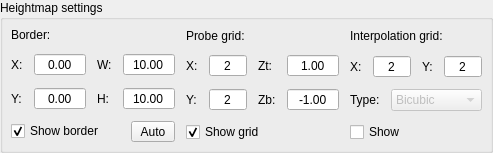
        <widget class="QGroupBox" name="grpHeightMapSettings">
         <property name="title">
          <string>Heightmap settings</string>
         </property>
         <layout class="QHBoxLayout" name="horizontalLayout_20" stretch="1,1,1">
          <property name="spacing">
           <number>11</number>
          </property>
          <property name="leftMargin">
           <number>8</number>
          </property>
          <property name="topMargin">
           <number>8</number>
          </property>
          <property name="rightMargin">
           <number>8</number>
          </property>
          <property name="bottomMargin">
           <number>8</number>
          </property>
          <item>
           <layout class="QVBoxLayout" name="verticalLayout_18">
            <item>
             <widget class="QLabel" name="label_5">
              <property name="text">
               <string>Border:</string>
              </property>
             </widget>
            </item>
            <item>
             <layout class="QGridLayout" name="gridLayout">
              <item row="0" column="0">
               <widget class="QLabel" name="label_6">
                <property name="text">
                 <string>X:</string>
                </property>
               </widget>
              </item>
              <item row="0" column="1">
               <widget class="QDoubleSpinBox" name="txtHeightMapBorderX">
                <property name="sizePolicy">
                 <sizepolicy hsizetype="Expanding" vsizetype="Fixed">
                  <horstretch>0</horstretch>
                  <verstretch>0</verstretch>
                 </sizepolicy>
                </property>
                <property name="locale">
                 <locale language="C" country="AnyCountry"/>
                </property>
                <property name="alignment">
                 <set>Qt::AlignCenter</set>
                </property>
                <property name="buttonSymbols">
                 <enum>QAbstractSpinBox::NoButtons</enum>
                </property>
                <property name="minimum">
                 <double>-999.000000000000000</double>
                </property>
                <property name="maximum">
                 <double>999.000000000000000</double>
                </property>
               </widget>
              </item>
              <item row="1" column="3">
               <widget class="QDoubleSpinBox" name="txtHeightMapBorderHeight">
                <property name="sizePolicy">
                 <sizepolicy hsizetype="Expanding" vsizetype="Fixed">
                  <horstretch>0</horstretch>
                  <verstretch>0</verstretch>
                 </sizepolicy>
                </property>
                <property name="locale">
                 <locale language="C" country="AnyCountry"/>
                </property>
                <property name="alignment">
                 <set>Qt::AlignCenter</set>
                </property>
                <property name="buttonSymbols">
                 <enum>QAbstractSpinBox::NoButtons</enum>
                </property>
                <property name="minimum">
                 <double>-999.000000000000000</double>
                </property>
                <property name="maximum">
                 <double>999.000000000000000</double>
                </property>
                <property name="value">
                 <double>10.000000000000000</double>
                </property>
               </widget>
              </item>
              <item row="1" column="2">
               <widget class="QLabel" name="label_9">
                <property name="text">
                 <string>H:</string>
                </property>
               </widget>
              </item>
              <item row="1" column="1">
               <widget class="QDoubleSpinBox" name="txtHeightMapBorderY">
                <property name="sizePolicy">
                 <sizepolicy hsizetype="Expanding" vsizetype="Fixed">
                  <horstretch>0</horstretch>
                  <verstretch>0</verstretch>
                 </sizepolicy>
                </property>
                <property name="locale">
                 <locale language="C" country="AnyCountry"/>
                </property>
                <property name="alignment">
                 <set>Qt::AlignCenter</set>
                </property>
                <property name="buttonSymbols">
                 <enum>QAbstractSpinBox::NoButtons</enum>
                </property>
                <property name="minimum">
                 <double>-999.000000000000000</double>
                </property>
                <property name="maximum">
                 <double>999.000000000000000</double>
                </property>
               </widget>
              </item>
              <item row="1" column="0">
               <widget class="QLabel" name="label_7">
                <property name="text">
                 <string>Y:</string>
                </property>
               </widget>
              </item>
              <item row="0" column="2">
               <widget class="QLabel" name="label_8">
                <property name="text">
                 <string>W:</string>
                </property>
               </widget>
              </item>
              <item row="0" column="3">
               <widget class="QDoubleSpinBox" name="txtHeightMapBorderWidth">
                <property name="sizePolicy">
                 <sizepolicy hsizetype="Expanding" vsizetype="Fixed">
                  <horstretch>0</horstretch>
                  <verstretch>0</verstretch>
                 </sizepolicy>
                </property>
                <property name="locale">
                 <locale language="C" country="AnyCountry"/>
                </property>
                <property name="alignment">
                 <set>Qt::AlignCenter</set>
                </property>
                <property name="buttonSymbols">
                 <enum>QAbstractSpinBox::NoButtons</enum>
                </property>
                <property name="minimum">
                 <double>-999.000000000000000</double>
                </property>
                <property name="maximum">
                 <double>999.000000000000000</double>
                </property>
                <property name="value">
                 <double>10.000000000000000</double>
                </property>
               </widget>
              </item>
             </layout>
            </item>
            <item>
             <layout class="QHBoxLayout" name="horizontalLayout_18">
              <item>
               <widget class="QCheckBox" name="chkHeightMapBorderShow">
                <property name="text">
                 <string>Show border</string>
                </property>
                <property name="checked">
                 <bool>true</bool>
                </property>
               </widget>
              </item>
              <item>
               <widget class="StyledToolButton" name="cmdHeightMapBorderAuto">
                <property name="minimumSize">
                 <size>
                  <width>44</width>
                  <height>18</height>
                 </size>
                </property>
                <property name="text">
                 <string>Auto</string>
                </property>
               </widget>
              </item>
             </layout>
            </item>
           </layout>
          </item>
          <item>
           <layout class="QVBoxLayout" name="verticalLayout_19">
            <item>
             <widget class="QLabel" name="label_10">
              <property name="text">
               <string>Probe grid:</string>
              </property>
             </widget>
            </item>
            <item>
             <layout class="QGridLayout" name="gridLayout_4">
              <item row="0" column="0">
               <widget class="QLabel" name="label_12">
                <property name="text">
                 <string>X:</string>
                </property>
               </widget>
              </item>
              <item row="0" column="1">
               <widget class="QDoubleSpinBox" name="txtHeightMapGridX">
                <property name="sizePolicy">
                 <sizepolicy hsizetype="Expanding" vsizetype="Fixed">
                  <horstretch>0</horstretch>
                  <verstretch>0</verstretch>
                 </sizepolicy>
                </property>
                <property name="locale">
                 <locale language="C" country="AnyCountry"/>
                </property>
                <property name="alignment">
                 <set>Qt::AlignCenter</set>
                </property>
                <property name="buttonSymbols">
                 <enum>QAbstractSpinBox::NoButtons</enum>
                </property>
                <property name="decimals">
                 <number>0</number>
                </property>
                <property name="minimum">
                 <double>2.000000000000000</double>
                </property>
                <property name="maximum">
                 <double>1000.000000000000000</double>
                </property>
                <property name="value">
                 <double>2.000000000000000</double>
                </property>
               </widget>
              </item>
              <item row="0" column="5">
               <widget class="QDoubleSpinBox" name="txtHeightMapGridZTop">
                <property name="sizePolicy">
                 <sizepolicy hsizetype="Expanding" vsizetype="Fixed">
                  <horstretch>0</horstretch>
                  <verstretch>0</verstretch>
                 </sizepolicy>
                </property>
                <property name="locale">
                 <locale language="C" country="AnyCountry"/>
                </property>
                <property name="alignment">
                 <set>Qt::AlignCenter</set>
                </property>
                <property name="buttonSymbols">
                 <enum>QAbstractSpinBox::NoButtons</enum>
                </property>
                <property name="minimum">
                 <double>-999.000000000000000</double>
                </property>
                <property name="maximum">
                 <double>999.000000000000000</double>
                </property>
                <property name="value">
                 <double>1.000000000000000</double>
                </property>
               </widget>
              </item>
              <item row="1" column="5">
               <widget class="QDoubleSpinBox" name="txtHeightMapGridZBottom">
                <property name="sizePolicy">
                 <sizepolicy hsizetype="Expanding" vsizetype="Fixed">
                  <horstretch>0</horstretch>
                  <verstretch>0</verstretch>
                 </sizepolicy>
                </property>
                <property name="locale">
                 <locale language="C" country="AnyCountry"/>
                </property>
                <property name="alignment">
                 <set>Qt::AlignCenter</set>
                </property>
                <property name="buttonSymbols">
                 <enum>QAbstractSpinBox::NoButtons</enum>
                </property>
                <property name="minimum">
                 <double>-999.000000000000000</double>
                </property>
                <property name="maximum">
                 <double>999.000000000000000</double>
                </property>
                <property name="value">
                 <double>-1.000000000000000</double>
                </property>
               </widget>
              </item>
              <item row="1" column="1">
               <widget class="QDoubleSpinBox" name="txtHeightMapGridY">
                <property name="sizePolicy">
                 <sizepolicy hsizetype="Expanding" vsizetype="Fixed">
                  <horstretch>0</horstretch>
                  <verstretch>0</verstretch>
                 </sizepolicy>
                </property>
                <property name="locale">
                 <locale language="C" country="AnyCountry"/>
                </property>
                <property name="alignment">
                 <set>Qt::AlignCenter</set>
                </property>
                <property name="buttonSymbols">
                 <enum>QAbstractSpinBox::NoButtons</enum>
                </property>
                <property name="decimals">
                 <number>0</number>
                </property>
                <property name="minimum">
                 <double>2.000000000000000</double>
                </property>
                <property name="maximum">
                 <double>1000.000000000000000</double>
                </property>
                <property name="value">
                 <double>2.000000000000000</double>
                </property>
               </widget>
              </item>
              <item row="1" column="3">
               <widget class="QLabel" name="label_11">
                <property name="text">
                 <string>Zb:</string>
                </property>
               </widget>
              </item>
              <item row="1" column="0">
               <widget class="QLabel" name="label_13">
                <property name="text">
                 <string>Y:</string>
                </property>
               </widget>
              </item>
              <item row="0" column="3">
               <widget class="QLabel" name="label_14">
                <property name="text">
                 <string>Zt:</string>
                </property>
               </widget>
              </item>
             </layout>
            </item>
            <item>
             <layout class="QHBoxLayout" name="horizontalLayout_19">
              <item>
               <widget class="QCheckBox" name="chkHeightMapGridShow">
                <property name="text">
                 <string>Show grid</string>
                </property>
                <property name="checked">
                 <bool>true</bool>
                </property>
               </widget>
              </item>
              <item>
               <spacer name="horizontalSpacer_6">
                <property name="orientation">
                 <enum>Qt::Horizontal</enum>
                </property>
                <property name="sizeHint" stdset="0">
                 <size>
                  <width>40</width>
                  <height>1</height>
                 </size>
                </property>
               </spacer>
              </item>
             </layout>
            </item>
           </layout>
          </item>
          <item>
           <layout class="QVBoxLayout" name="verticalLayout_20">
            <item>
             <widget class="QLabel" name="label_16">
              <property name="text">
               <string>Interpolation grid:</string>
              </property>
             </widget>
            </item>
            <item>
             <layout class="QGridLayout" name="gridLayout_6">
              <item row="1" column="3">
               <widget class="QDoubleSpinBox" name="txtHeightMapInterpolationStepY">
                <property name="sizePolicy">
                 <sizepolicy hsizetype="Expanding" vsizetype="Fixed">
                  <horstretch>0</horstretch>
                  <verstretch>0</verstretch>
                 </sizepolicy>
                </property>
                <property name="locale">
                 <locale language="C" country="AnyCountry"/>
                </property>
                <property name="alignment">
                 <set>Qt::AlignCenter</set>
                </property>
                <property name="buttonSymbols">
                 <enum>QAbstractSpinBox::NoButtons</enum>
                </property>
                <property name="decimals">
                 <number>0</number>
                </property>
                <property name="minimum">
                 <double>2.000000000000000</double>
                </property>
                <property name="maximum">
                 <double>1000.000000000000000</double>
                </property>
                <property name="value">
                 <double>2.000000000000000</double>
                </property>
               </widget>
              </item>
              <item row="1" column="0">
               <widget class="QLabel" name="label_18">
                <property name="text">
                 <string>X:</string>
                </property>
               </widget>
              </item>
              <item row="1" column="2">
               <widget class="QLabel" name="label_19">
                <property name="text">
                 <string>Y:</string>
                </property>
               </widget>
              </item>
              <item row="1" column="1">
               <widget class="QDoubleSpinBox" name="txtHeightMapInterpolationStepX">
                <property name="sizePolicy">
                 <sizepolicy hsizetype="Expanding" vsizetype="Fixed">
                  <horstretch>0</horstretch>
                  <verstretch>0</verstretch>
                 </sizepolicy>
                </property>
                <property name="locale">
                 <locale language="C" country="AnyCountry"/>
                </property>
                <property name="alignment">
                 <set>Qt::AlignCenter</set>
                </property>
                <property name="buttonSymbols">
                 <enum>QAbstractSpinBox::NoButtons</enum>
                </property>
                <property name="decimals">
                 <number>0</number>
                </property>
                <property name="minimum">
                 <double>2.000000000000000</double>
                </property>
                <property name="maximum">
                 <double>1000.000000000000000</double>
                </property>
                <property name="value">
                 <double>2.000000000000000</double>
                </property>
               </widget>
              </item>
             </layout>
            </item>
            <item>
             <layout class="QHBoxLayout" name="horizontalLayout_23" stretch="0,0">
              <item>
               <widget class="QLabel" name="label_17">
                <property name="text">
                 <string>Type:</string>
                </property>
               </widget>
              </item>
              <item>
               <widget class="QComboBox" name="cboHeightMapInterpolationType">
                <property name="enabled">
                 <bool>false</bool>
                </property>
                <property name="sizePolicy">
                 <sizepolicy hsizetype="Expanding" vsizetype="Fixed">
                  <horstretch>0</horstretch>
                  <verstretch>0</verstretch>
                 </sizepolicy>
                </property>
                <item>
                 <property name="text">
                  <string>Bicubic</string>
                 </property>
                </item>
               </widget>
              </item>
             </layout>
            </item>
            <item>
             <layout class="QHBoxLayout" name="horizontalLayout_24">
              <item>
               <widget class="QCheckBox" name="chkHeightMapInterpolationShow">
                <property name="text">
                 <string>Show</string>
                </property>
               </widget>
              </item>
              <item>
               <spacer name="horizontalSpacer_8">
                <property name="orientation">
                 <enum>Qt::Horizontal</enum>
                </property>
                <property name="sizeHint" stdset="0">
                 <size>
                  <width>40</width>
                  <height>1</height>
                 </size>
                </property>
               </spacer>
              </item>
             </layout>
            </item>
           </layout>
          </item>
         </layout>
        </widget>
